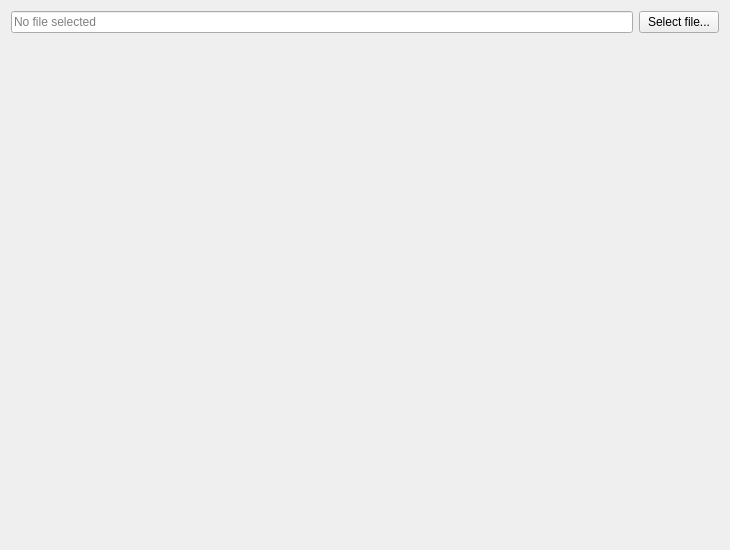
<?xml version="1.0" encoding="UTF-8"?>
<ui version="4.0">
 <class>SchemaDefinitionPage</class>
 <widget class="QWizardPage" name="SchemaDefinitionPage">
  <property name="geometry">
   <rect>
    <x>0</x>
    <y>0</y>
    <width>730</width>
    <height>550</height>
   </rect>
  </property>
  <property name="windowTitle">
   <string>Schema definition</string>
  </property>
  <property name="title">
   <string>Schema definition</string>
  </property>
  <property name="subTitle">
   <string>Select your MIST Schema Definition File (*.msdf)</string>
  </property>
  <layout class="QGridLayout" name="gridLayout">
   <item row="0" column="1">
    <widget class="QPushButton" name="buttonSelectFile">
     <property name="text">
      <string>Select file...</string>
     </property>
    </widget>
   </item>
   <item row="1" column="0" colspan="2">
    <widget class="TableListWidget" name="tableListWidget" native="true"/>
   </item>
   <item row="0" column="0">
    <widget class="QLineEdit" name="editSelectedFileName">
     <property name="readOnly">
      <bool>true</bool>
     </property>
     <property name="placeholderText">
      <string>No file selected</string>
     </property>
    </widget>
   </item>
  </layout>
 </widget>
 <customwidgets>
  <customwidget>
   <class>TableListWidget</class>
   <extends>QWidget</extends>
   <header>src/ui/tablelistwidget.h</header>
   <container>1</container>
  </customwidget>
 </customwidgets>
 <resources/>
 <connections>
  <connection>
   <sender>buttonSelectFile</sender>
   <signal>clicked()</signal>
   <receiver>SchemaDefinitionPage</receiver>
   <slot>loadSchemaFile()</slot>
   <hints>
    <hint type="sourcelabel">
     <x>674</x>
     <y>22</y>
    </hint>
    <hint type="destinationlabel">
     <x>364</x>
     <y>274</y>
    </hint>
   </hints>
  </connection>
 </connections>
 <slots>
  <slot>loadSchemaFile()</slot>
 </slots>
</ui>
